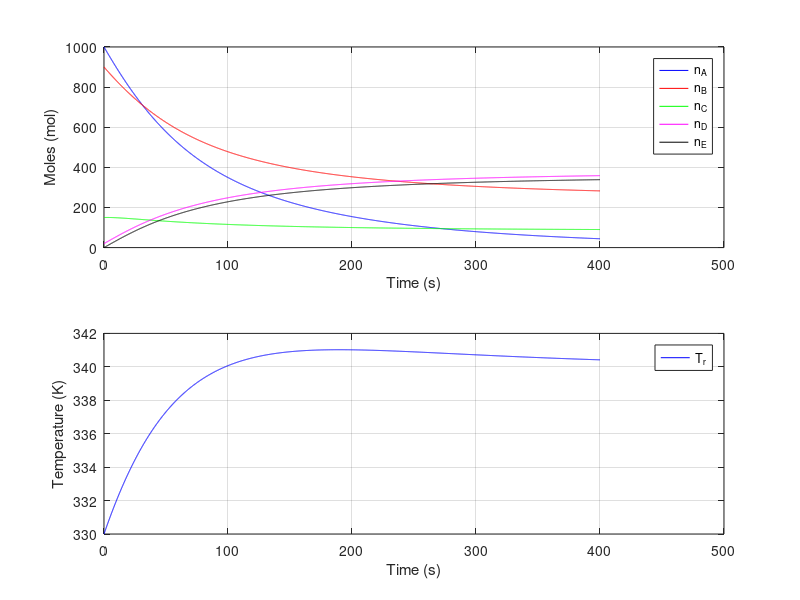

The MATLAB script that drew this image:
clear;
clc;

% Iteration and Steps
h = 0.1;
N = 400/h;

% Initial Values
Vr = 2; % m3
na = zeros(1,N+1);
nb = zeros(1,N+1);
nc = zeros(1,N+1);
nd = zeros(1,N+1);
ne = zeros(1,N+1);
Tr = zeros(1,N+1);
t = zeros(1,N+1);

% Given Parameters
na(1) = 1000; nb(1) = 900; nc(1) = 150; nd(1) = 20; ne(1) = 0; Tr(1) = 330;
Kref = [5e-5, 2e-6];
Ea = [42500, 44500];
Dh = [-85000, -80000];
rho_m = 1100; % Kg/m3
Cpm = 4000; % J/(Kg K)
U = 5000; % J/(s m2 K)
A = 20; % m2
fluid_T = 340; % K
R = 8.314; % J/(mol K)

% Define derivatives
dnadt = @(r1, r2) -r1 - r2;
dnbdt = @(r1, r2) -r1;
dncdt = @(r1, r2) r1 - 2*r2;
dnddt = @(r1, r2) r2;
dnedt = @(r1, r2) r2;
dTdt = @(Qr, Qe) (Qr - Qe) / (rho_m * Cpm * Vr); % Added Vr here (total mass correction)

for n = 1:N
    t(n+1) = t(n) + h;
    
    % Step 1: Compute k1 (initial rates)
    K1 = Kref(1) * exp(-Ea(1)/R * (1/Tr(n) - 1/fluid_T));
    K2 = Kref(2) * exp(-Ea(2)/R * (1/Tr(n) - 1/fluid_T));
    r1 = K1 * (na(n)/Vr) * (nb(n)/Vr);
    r2 = K2 * (na(n)/Vr) * (nc(n)/Vr)^2;
    Qr = -(r1 * Dh(1) + r2 * Dh(2));
    Qe = U * A * (Tr(n) - fluid_T);
    
    k1a = h * dnadt(r1, r2);
    k1b = h * dnbdt(r1, r2);
    k1c = h * dncdt(r1, r2);
    k1d = h * dnddt(r1, r2);
    k1e = h * dnedt(r1, r2);
    k1T = h * dTdt(Qr, Qe);
    
    % Step 2: Compute k2 (midpoint)
    K1_mid = Kref(1) * exp(-Ea(1)/R * (1/(Tr(n)+k1T/2) - 1/fluid_T));
    K2_mid = Kref(2) * exp(-Ea(2)/R * (1/(Tr(n)+k1T/2) - 1/fluid_T));
    r1_mid = K1_mid * ((na(n)+k1a/2)/Vr) * ((nb(n)+k1b/2)/Vr);
    r2_mid = K2_mid * ((na(n)+k1a/2)/Vr) * ((nc(n)+k1c/2)/Vr)^2;
    Qr_mid = -(r1_mid * Dh(1) + r2_mid * Dh(2));
    Qe_mid = U * A * ((Tr(n)+k1T/2) - fluid_T);
    
    k2a = h * dnadt(r1_mid, r2_mid);
    k2b = h * dnbdt(r1_mid, r2_mid);
    k2c = h * dncdt(r1_mid, r2_mid);
    k2d = h * dnddt(r1_mid, r2_mid);
    k2e = h * dnedt(r1_mid, r2_mid);
    k2T = h * dTdt(Qr_mid, Qe_mid);
    
    % Step 3: Compute k3 (another midpoint)
    K1_mid2 = Kref(1) * exp(-Ea(1)/R * (1/(Tr(n)+k2T/2) - 1/fluid_T));
    K2_mid2 = Kref(2) * exp(-Ea(2)/R * (1/(Tr(n)+k2T/2) - 1/fluid_T));
    r1_mid2 = K1_mid2 * ((na(n)+k2a/2)/Vr) * ((nb(n)+k2b/2)/Vr);
    r2_mid2 = K2_mid2 * ((na(n)+k2a/2)/Vr) * ((nc(n)+k2c/2)/Vr)^2;
    Qr_mid2 = -(r1_mid2 * Dh(1) + r2_mid2 * Dh(2));
    Qe_mid2 = U * A * ((Tr(n)+k2T/2) - fluid_T);
    
    k3a = h * dnadt(r1_mid2, r2_mid2);
    k3b = h * dnbdt(r1_mid2, r2_mid2);
    k3c = h * dncdt(r1_mid2, r2_mid2);
    k3d = h * dnddt(r1_mid2, r2_mid2);
    k3e = h * dnedt(r1_mid2, r2_mid2);
    k3T = h * dTdt(Qr_mid2, Qe_mid2);
    
    % Step 4: Compute k4 (endpoint)
    K1_end = Kref(1) * exp(-Ea(1)/R * (1/(Tr(n)+k3T) - 1/fluid_T));
    K2_end = Kref(2) * exp(-Ea(2)/R * (1/(Tr(n)+k3T) - 1/fluid_T));
    r1_end = K1_end * ((na(n)+k3a)/Vr) * ((nb(n)+k3b)/Vr);
    r2_end = K2_end * ((na(n)+k3a)/Vr) * ((nc(n)+k3c)/Vr)^2;
    Qr_end = -(r1_end * Dh(1) + r2_end * Dh(2));
    Qe_end = U * A * ((Tr(n)+k3T) - fluid_T);
    
    k4a = h * dnadt(r1_end, r2_end);
    k4b = h * dnbdt(r1_end, r2_end);
    k4c = h * dncdt(r1_end, r2_end);
    k4d = h * dnddt(r1_end, r2_end);
    k4e = h * dnedt(r1_end, r2_end);
    k4T = h * dTdt(Qr_end, Qe_end);
    
    % Update variables
    na(n+1) = na(n) + (k1a + 2*k2a + 2*k3a + k4a)/6;
    nb(n+1) = nb(n) + (k1b + 2*k2b + 2*k3b + k4b)/6;
    nc(n+1) = nc(n) + (k1c + 2*k2c + 2*k3c + k4c)/6;
    nd(n+1) = nd(n) + (k1d + 2*k2d + 2*k3d + k4d)/6;
    ne(n+1) = ne(n) + (k1e + 2*k2e + 2*k3e + k4e)/6;
    Tr(n+1) = Tr(n) + (k1T + 2*k2T + 2*k3T + k4T)/6;
end

% Plotting
subplot(2,1,1);
plot(t, na, 'b', t, nb, 'r', t, nc, 'g', t, nd, 'm', t, ne, 'k');
xlabel('Time (s)');
ylabel('Moles (mol)');
legend('n_A', 'n_B', 'n_C', 'n_D', 'n_E');
grid on;

subplot(2,1,2);
plot(t, Tr, 'b');
xlabel('Time (s)');
ylabel('Temperature (K)');
legend('T_r');
grid on;